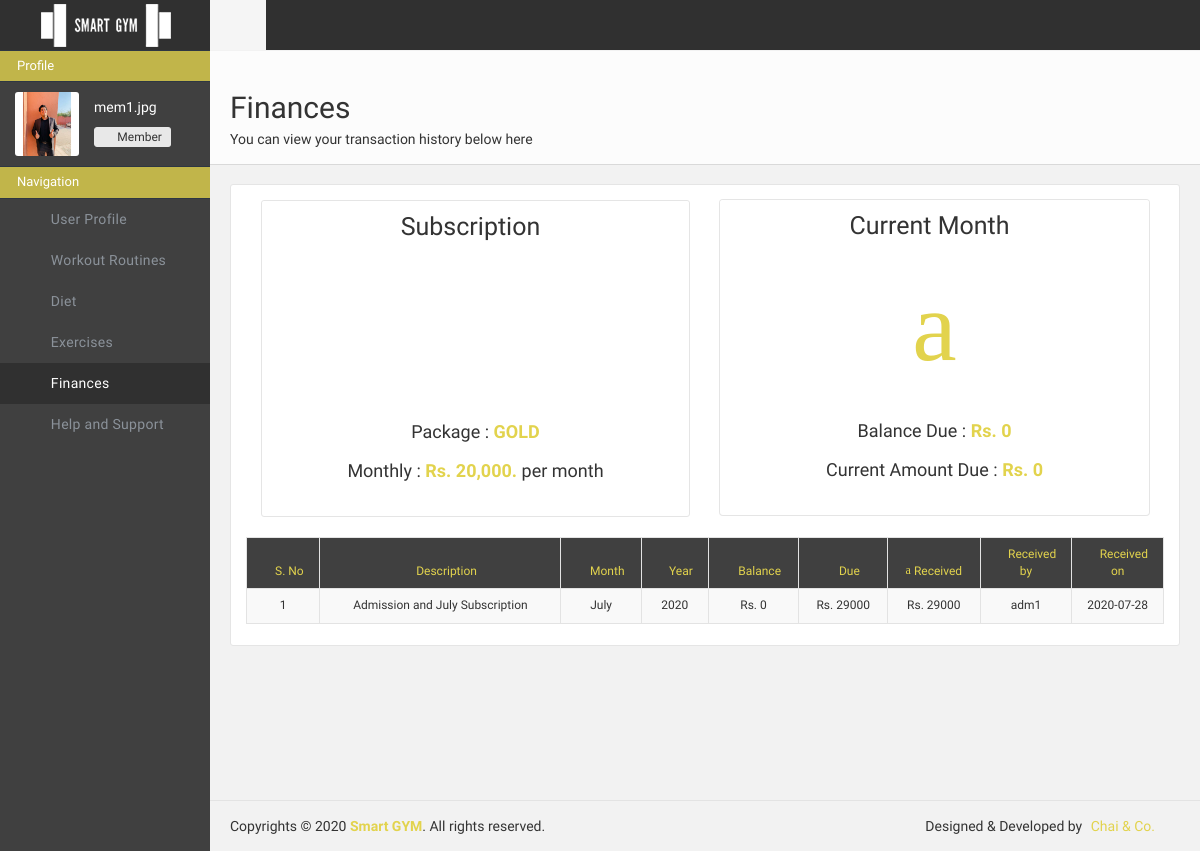
The page /userportal/finances/ (signed in) on the database as committed earlier.
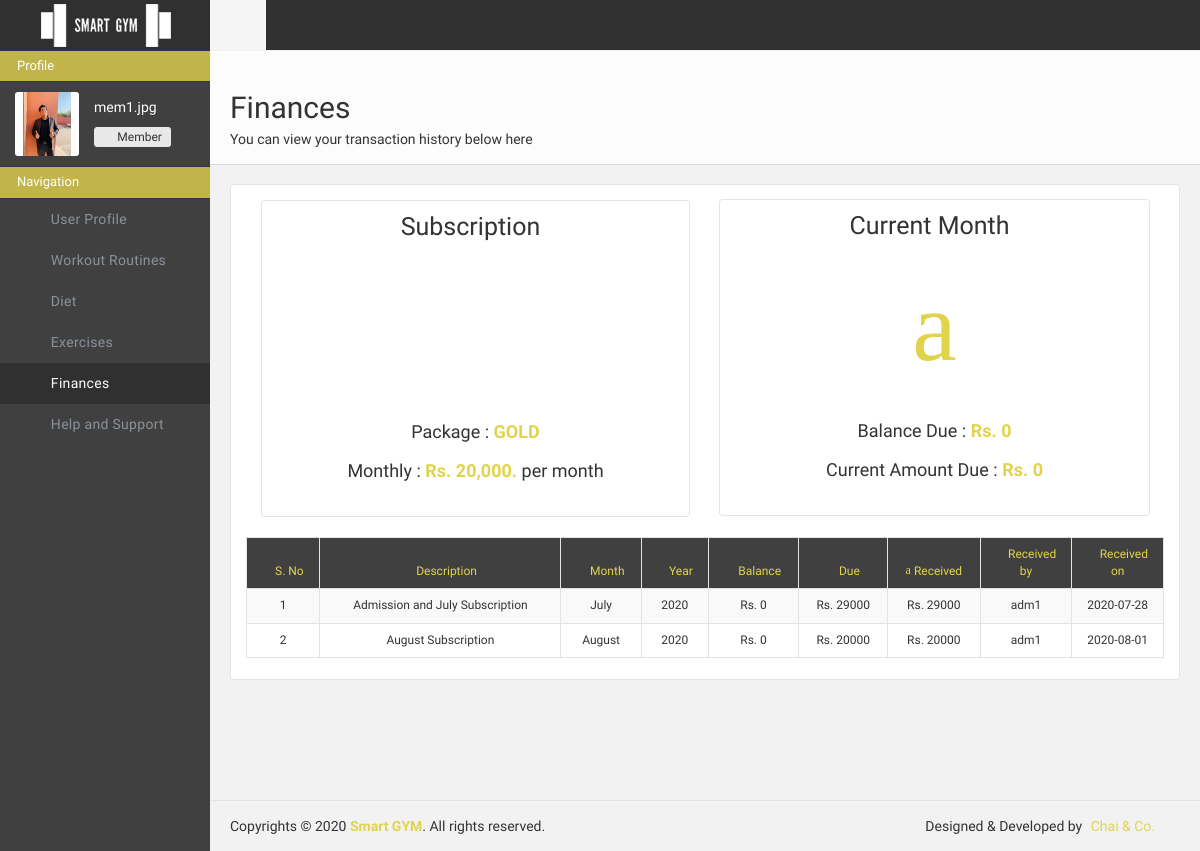
The same page on the database as committed later.
### adminportal/models.py (models this page shows)
class FinanceHistoryData(models.Model):
    fh_id = models.AutoField(primary_key=True)
    fh_member_id = models.CharField(max_length=500, default="")
    fh_member_name = models.CharField(max_length=500, default="")
    fh_desc = models.CharField(max_length=500, default="")
    fh_month = models.CharField(max_length=500, default="")
    fh_year = models.CharField(max_length=500, default="")
    fh_balance = models.IntegerField(default=0)
    fh_due = models.IntegerField(default=0)
    fh_recieved = models.IntegerField(default=0)
    fh_added_by = models.CharField(max_length=500, default="")
    fh_added_on = models.CharField(max_length=500, default="")

### userportal/views.py (the view)
# urls.py: path('finances/', views.finances, name="userportal-finances"),
def finances(request):
    if "userid" in request.session and request.session["userrole"] == "Member" :
        params = {}
        params["member"] = MemberData.objects.filter(member_id = request.session["userid"])[0]
        package = PackageData.objects.filter(package_id = params["member"].member_package)[0]
        package_dict = {
            "name": package.package_name,
            "admission": '{:,}'.format(package.package_admission),
            "price": '{:,}'.format(package.package_price)
        }
        params["package"] = package_dict
        due_payment = FinanceData.objects.filter(finance_member_id=request.session["userid"])[0]
        params["payment"] = {
            "due": '{:,}'.format(due_payment.finance_due),
            "balance": '{:,}'.format(due_payment.finance_balance)
        }
        params["transactions"] = FinanceHistoryData.objects.filter(fh_member_id=request.session["userid"])
        return render(request, 'userportal/finances.html', params)
    else:
        return redirect('/userportal/login/')

### userportal/templates/userportal/finances.html (shortened to what the changed rows need)
{% load static %}
<!doctype html>
<html class="no-js">
    <head>
        <link href="{% static 'userportal/css/icons.css'%}" rel="stylesheet" />
        <link href="{% static 'userportal/css/bootstrap.css'%}" rel="stylesheet" />
        <link href="{% static 'userportal/css/plugins.css'%}" rel="stylesheet" />
        <link href="{% static 'userportal/css/main.css'%}" rel="stylesheet" />
        <link href="{% static 'userportal/css/custom.css'%}" rel="stylesheet" />
    </head>
    <body>
        <div id="wrapper">
            <div class="page-content sidebar-page right-sidebar-page clearfix">
                <div class="page-content-wrapper">
                    <div class="page-content-inner">
                        <div id="page-header" class="clearfix">
                            <div class="page-header">
                                <h2>Finances</h2>
                            </div>
                        </div>
                        <div class="row" style="margin-bottom: 100px;">
                            <div class="col-lg-12">
                                <div class="panel panel-default plain">
                                    <div class="panel-body">
                            <table id="basic-datatables" class="table table-striped table-bordered" cellspacing="0" width="100%">
                                <thead >
                                    <tr style="background-color: #404040; color: #e2d34d;">
                                        <th title="ID" style="font-size: 12px; text-align: center; width: 8%"><i class="fa fa-sort-numeric-asc"> </i> S. No</th>
                                        <th title="info" style="font-size: 12px; text-align: center;"><i class="fa fa-info"> </i> Description</th>
                                        <th title="Month" style="font-size: 12px; text-align: center;"><i class="fa fa-th"> </i> Month</th>
                                        <th title="year" style="font-size: 12px; text-align: center;"><i class="fa fa-calendar-o"> </i> Year</th>
                                        <th title="balance" style="font-size: 12px; text-align: center; "><i class="fa fa-list-ol"> </i> Balance</th>
                                        <th title="due" style="font-size: 12px; text-align: center; "><i class="fa fa-dollar"> </i> Due</th>
                                        <th title="received" style="font-size: 12px; text-align: center;"><i class="l-banknote"> </i> Received</th>
                                        <th title="added by" style="font-size: 12px; text-align: center; width: 10%;"><i class="fa fa-user"> </i> Received by</th>
                                        <th title="add date" style="font-size: 12px; text-align: center; width: 10%;"><i class="fa fa-calendar"> </i> Received on</th>
                                    </tr>
                                </thead>
                                <tbody>
                                    {% for history in transactions %}
                                    <tr>
                                        <td>{{forloop.counter}}</td>
                                        <td>{{history.fh_desc}}</td>
                                        <td>{{history.fh_month}}</td>
                                        <td>{{history.fh_year}}</td>
                                        <td>Rs. {{history.fh_balance}}</td>
                                        <td>Rs. {{history.fh_due}}</td>
                                        <td>Rs. {{history.fh_recieved}}</td>
                                        <td>{{history.fh_added_by}}</td>
                                        <td>{{history.fh_added_on}}</td>
                                    </tr>
                                    {% endfor %}
                                </tbody>
                            </table>
                                    </div>
                                </div>
                            </div>
                        </div>
                    </div>
                </div>
            </div>
        </div>
    </body>
</html>

Rows that differ between the two databases and show on the page:
added FinanceHistoryData: fh_desc "August Subscription", fh_month "August", fh_year "2020", fh_balance "0", fh_due "20000", fh_recieved "20000", fh_added_by "adm1", fh_added_on "2020-08-01"
